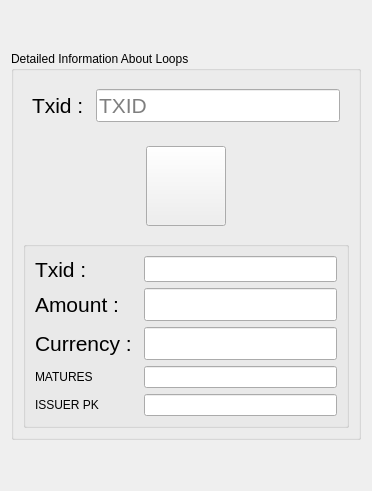
              <widget class="QWidget" name="tab_11">
               <attribute name="title">
                <string>LOOP REQUEST CHECK</string>
               </attribute>
               <layout class="QVBoxLayout" name="verticalLayout_17">
                <item>
                 <spacer name="verticalSpacer_18">
                  <property name="orientation">
                   <enum>Qt::Vertical</enum>
                  </property>
                  <property name="sizeHint" stdset="0">
                   <size>
                    <width>20</width>
                    <height>40</height>
                   </size>
                  </property>
                 </spacer>
                </item>
                <item>
                 <layout class="QHBoxLayout" name="horizontalLayout_25">
                  <item>
                   <widget class="QGroupBox" name="groupBox_7">
                    <property name="sizePolicy">
                     <sizepolicy hsizetype="Maximum" vsizetype="Maximum">
                      <horstretch>0</horstretch>
                      <verstretch>0</verstretch>
                     </sizepolicy>
                    </property>
                    <property name="minimumSize">
                     <size>
                      <width>0</width>
                      <height>0</height>
                     </size>
                    </property>
                    <property name="maximumSize">
                     <size>
                      <width>650</width>
                      <height>500</height>
                     </size>
                    </property>
                    <property name="title">
                     <string>Detailed Information About Loops</string>
                    </property>
                    <layout class="QVBoxLayout" name="verticalLayout_19">
                     <item>
                      <widget class="QFrame" name="frame_8">
                       <property name="frameShape">
                        <enum>QFrame::NoFrame</enum>
                       </property>
                       <property name="frameShadow">
                        <enum>QFrame::Raised</enum>
                       </property>
                       <layout class="QHBoxLayout" name="horizontalLayout_9">
                        <item>
                         <widget class="QLabel" name="label_44">
                          <property name="font">
                           <font>
                            <pointsize>16</pointsize>
                           </font>
                          </property>
                          <property name="text">
                           <string>Txid : </string>
                          </property>
                         </widget>
                        </item>
                        <item>
                         <widget class="QLineEdit" name="lineEdit_13">
                          <property name="font">
                           <font>
                            <pointsize>16</pointsize>
                           </font>
                          </property>
                          <property name="placeholderText">
                           <string>TXID</string>
                          </property>
                         </widget>
                        </item>
                       </layout>
                      </widget>
                     </item>
                     <item>
                      <widget class="QFrame" name="frame_23">
                       <property name="sizePolicy">
                        <sizepolicy hsizetype="Minimum" vsizetype="Maximum">
                         <horstretch>0</horstretch>
                         <verstretch>0</verstretch>
                        </sizepolicy>
                       </property>
                       <property name="frameShape">
                        <enum>QFrame::NoFrame</enum>
                       </property>
                       <property name="frameShadow">
                        <enum>QFrame::Raised</enum>
                       </property>
                       <layout class="QHBoxLayout" name="horizontalLayout_39">
                        <item>
                         <widget class="QPushButton" name="pushButton_31">
                          <property name="sizePolicy">
                           <sizepolicy hsizetype="Maximum" vsizetype="Maximum">
                            <horstretch>0</horstretch>
                            <verstretch>0</verstretch>
                           </sizepolicy>
                          </property>
                          <property name="minimumSize">
                           <size>
                            <width>80</width>
                            <height>80</height>
                           </size>
                          </property>
                          <property name="text">
                           <string/>
                          </property>
                         </widget>
                        </item>
                       </layout>
                      </widget>
                     </item>
                     <item>
                      <layout class="QHBoxLayout" name="horizontalLayout_40">
                       <item>
                        <widget class="QGroupBox" name="groupBox_12">
                         <property name="sizePolicy">
                          <sizepolicy hsizetype="Maximum" vsizetype="Maximum">
                           <horstretch>0</horstretch>
                           <verstretch>0</verstretch>
                          </sizepolicy>
                         </property>
                         <property name="minimumSize">
                          <size>
                           <width>0</width>
                           <height>0</height>
                          </size>
                         </property>
                         <property name="maximumSize">
                          <size>
                           <width>815</width>
                           <height>200</height>
                          </size>
                         </property>
                         <property name="title">
                          <string/>
                         </property>
                         <layout class="QGridLayout" name="gridLayout_27">
                          <item row="2" column="1">
                           <widget class="QLineEdit" name="lineEdit_23">
                            <property name="enabled">
                             <bool>true</bool>
                            </property>
                            <property name="font">
                             <font>
                              <pointsize>16</pointsize>
                             </font>
                            </property>
                            <property name="text">
                             <string/>
                            </property>
                            <property name="readOnly">
                             <bool>true</bool>
                            </property>
                           </widget>
                          </item>
                          <item row="1" column="1">
                           <widget class="QLineEdit" name="lineEdit_5">
                            <property name="enabled">
                             <bool>true</bool>
                            </property>
                            <property name="font">
                             <font>
                              <pointsize>16</pointsize>
                             </font>
                            </property>
                            <property name="layoutDirection">
                             <enum>Qt::LeftToRight</enum>
                            </property>
                            <property name="inputMethodHints">
                             <set>Qt::ImhLatinOnly</set>
                            </property>
                            <property name="text">
                             <string/>
                            </property>
                            <property name="alignment">
                             <set>Qt::AlignLeading|Qt::AlignLeft|Qt::AlignVCenter</set>
                            </property>
                            <property name="readOnly">
                             <bool>true</bool>
                            </property>
                            <property name="placeholderText">
                             <string/>
                            </property>
                           </widget>
                          </item>
                          <item row="1" column="0">
                           <widget class="QLabel" name="label_46">
                            <property name="font">
                             <font>
                              <pointsize>16</pointsize>
                             </font>
                            </property>
                            <property name="text">
                             <string>Amount : </string>
                            </property>
                           </widget>
                          </item>
                          <item row="0" column="0">
                           <widget class="QLabel" name="label_47">
                            <property name="font">
                             <font>
                              <pointsize>16</pointsize>
                             </font>
                            </property>
                            <property name="text">
                             <string>Txid : </string>
                            </property>
                           </widget>
                          </item>
                          <item row="0" column="1">
                           <widget class="QLineEdit" name="lineEdit_22">
                            <property name="font">
                             <font>
                              <pointsize>11</pointsize>
                             </font>
                            </property>
                            <property name="text">
                             <string/>
                            </property>
                            <property name="readOnly">
                             <bool>true</bool>
                            </property>
                            <property name="placeholderText">
                             <string/>
                            </property>
                           </widget>
                          </item>
                          <item row="2" column="0">
                           <widget class="QLabel" name="label_48">
                            <property name="font">
                             <font>
                              <pointsize>16</pointsize>
                             </font>
                            </property>
                            <property name="text">
                             <string>Currency : </string>
                            </property>
                           </widget>
                          </item>
                          <item row="3" column="0">
                           <widget class="QLabel" name="label_7">
                            <property name="text">
                             <string>MATURES</string>
                            </property>
                           </widget>
                          </item>
                          <item row="3" column="1">
                           <widget class="QLineEdit" name="lineEdit_26"/>
                          </item>
                          <item row="4" column="1">
                           <widget class="QLineEdit" name="lineEdit_27"/>
                          </item>
                          <item row="4" column="0">
                           <widget class="QLabel" name="label_17">
                            <property name="text">
                             <string>ISSUER PK</string>
                            </property>
                           </widget>
                          </item>
                         </layout>
                        </widget>
                       </item>
                      </layout>
                     </item>
                    </layout>
                   </widget>
                  </item>
                 </layout>
                </item>
                <item>
                 <spacer name="verticalSpacer_17">
                  <property name="orientation">
                   <enum>Qt::Vertical</enum>
                  </property>
                  <property name="sizeHint" stdset="0">
                   <size>
                    <width>20</width>
                    <height>40</height>
                   </size>
                  </property>
                 </spacer>
                </item>
               </layout>
              </widget>
